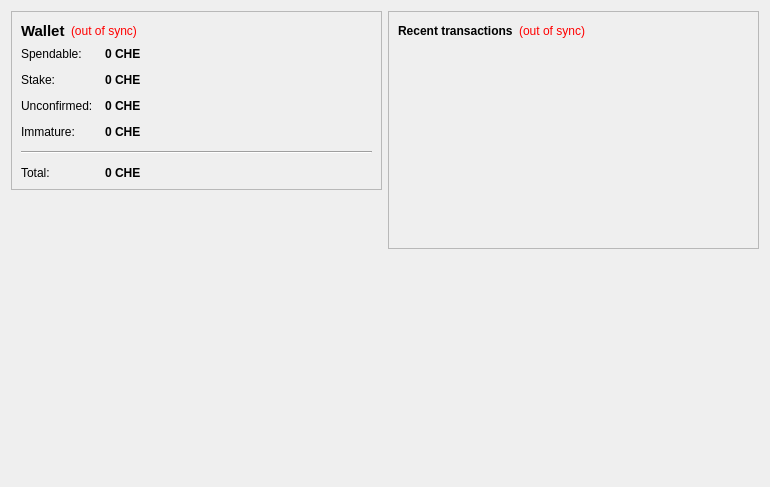
<?xml version="1.0" encoding="UTF-8"?>
<ui version="4.0">
 <class>OverviewPage</class>
 <widget class="QWidget" name="OverviewPage">
  <property name="geometry">
   <rect>
    <x>0</x>
    <y>0</y>
    <width>770</width>
    <height>487</height>
   </rect>
  </property>
  <property name="windowTitle">
   <string>Form</string>
  </property>
  <layout class="QHBoxLayout" name="horizontalLayout" stretch="1,1">
   <item>
    <layout class="QVBoxLayout" name="verticalLayout_2">
     <item>
      <widget class="QFrame" name="frame">
       <property name="frameShape">
        <enum>QFrame::StyledPanel</enum>
       </property>
       <property name="frameShadow">
        <enum>QFrame::Raised</enum>
       </property>
       <layout class="QVBoxLayout" name="verticalLayout_4">
        <item>
         <layout class="QHBoxLayout" name="horizontalLayout_4">
          <item>
           <widget class="QLabel" name="label_5">
            <property name="font">
             <font>
              <pointsize>11</pointsize>
              <weight>75</weight>
              <bold>true</bold>
             </font>
            </property>
            <property name="text">
             <string>Wallet</string>
            </property>
           </widget>
          </item>
          <item>
           <widget class="QLabel" name="labelWalletStatus">
            <property name="toolTip">
             <string>The displayed information may be out of date. Your wallet automatically synchronizes with the Chécoin network after a connection is established, but this process has not completed yet.</string>
            </property>
            <property name="styleSheet">
             <string notr="true">QLabel { color: red; }</string>
            </property>
            <property name="text">
             <string notr="true">(out of sync)</string>
            </property>
            <property name="alignment">
             <set>Qt::AlignLeading|Qt::AlignLeft|Qt::AlignVCenter</set>
            </property>
           </widget>
          </item>
          <item>
           <spacer name="horizontalSpacer_2">
            <property name="orientation">
             <enum>Qt::Horizontal</enum>
            </property>
            <property name="sizeHint" stdset="0">
             <size>
              <width>40</width>
              <height>20</height>
             </size>
            </property>
           </spacer>
          </item>
         </layout>
        </item>
        <item>
         <layout class="QFormLayout" name="formLayout_2">
          <property name="fieldGrowthPolicy">
           <enum>QFormLayout::AllNonFixedFieldsGrow</enum>
          </property>
          <property name="horizontalSpacing">
           <number>12</number>
          </property>
          <property name="verticalSpacing">
           <number>12</number>
          </property>
          <item row="0" column="0">
           <widget class="QLabel" name="label">
            <property name="text">
             <string>Spendable:</string>
            </property>
           </widget>
          </item>
          <item row="0" column="1">
           <widget class="QLabel" name="labelBalance">
            <property name="font">
             <font>
              <weight>75</weight>
              <bold>true</bold>
             </font>
            </property>
            <property name="cursor">
             <cursorShape>IBeamCursor</cursorShape>
            </property>
            <property name="toolTip">
             <string>Your current spendable balance</string>
            </property>
            <property name="text">
             <string notr="true">0 CHE</string>
            </property>
            <property name="textInteractionFlags">
             <set>Qt::LinksAccessibleByMouse|Qt::TextSelectableByKeyboard|Qt::TextSelectableByMouse</set>
            </property>
           </widget>
          </item>
          <item row="1" column="0">
           <widget class="QLabel" name="label_6">
            <property name="text">
             <string>Stake:</string>
            </property>
           </widget>
          </item>
          <item row="1" column="1">
           <widget class="QLabel" name="labelStake">
            <property name="font">
             <font>
              <weight>75</weight>
              <bold>true</bold>
             </font>
            </property>
            <property name="cursor">
             <cursorShape>IBeamCursor</cursorShape>
            </property>
            <property name="toolTip">
             <string>Total of coins that was staked, and do not yet count toward the current balance</string>
            </property>
            <property name="text">
             <string notr="true">0 CHE</string>
            </property>
            <property name="textInteractionFlags">
             <set>Qt::LinksAccessibleByMouse|Qt::TextSelectableByKeyboard|Qt::TextSelectableByMouse</set>
            </property>
           </widget>
          </item>
          <item row="2" column="0">
           <widget class="QLabel" name="label_3">
            <property name="text">
             <string>Unconfirmed:</string>
            </property>
           </widget>
          </item>
          <item row="2" column="1">
           <widget class="QLabel" name="labelUnconfirmed">
            <property name="font">
             <font>
              <weight>75</weight>
              <bold>true</bold>
             </font>
            </property>
            <property name="cursor">
             <cursorShape>IBeamCursor</cursorShape>
            </property>
            <property name="toolTip">
             <string>Total of transactions that have yet to be confirmed, and do not yet count toward the current balance</string>
            </property>
            <property name="text">
             <string notr="true">0 CHE</string>
            </property>
            <property name="textInteractionFlags">
             <set>Qt::LinksAccessibleByMouse|Qt::TextSelectableByKeyboard|Qt::TextSelectableByMouse</set>
            </property>
           </widget>
          </item>
          <item row="3" column="0">
           <widget class="QLabel" name="labelImmatureText">
            <property name="text">
             <string>Immature:</string>
            </property>
           </widget>
          </item>
          <item row="3" column="1">
           <widget class="QLabel" name="labelImmature">
            <property name="font">
             <font>
              <weight>75</weight>
              <bold>true</bold>
             </font>
            </property>
            <property name="toolTip">
             <string>Mined balance that has not yet matured</string>
            </property>
            <property name="text">
             <string notr="true">0 CHE</string>
            </property>
            <property name="textInteractionFlags">
             <set>Qt::LinksAccessibleByMouse|Qt::TextSelectableByKeyboard|Qt::TextSelectableByMouse</set>
            </property>
           </widget>
          </item>
          <item row="4" column="0" colspan="2">
           <widget class="Line" name="line">
            <property name="orientation">
             <enum>Qt::Horizontal</enum>
            </property>
           </widget>
          </item>
          <item row="5" column="0">
           <widget class="QLabel" name="labelTotalText">
            <property name="text">
             <string>Total:</string>
            </property>
           </widget>
          </item>
          <item row="5" column="1">
           <widget class="QLabel" name="labelTotal">
            <property name="font">
             <font>
              <weight>75</weight>
              <bold>true</bold>
             </font>
            </property>
            <property name="cursor">
             <cursorShape>IBeamCursor</cursorShape>
            </property>
            <property name="toolTip">
             <string>Your current total balance</string>
            </property>
            <property name="text">
             <string notr="true">0 CHE</string>
            </property>
            <property name="textInteractionFlags">
             <set>Qt::LinksAccessibleByMouse|Qt::TextSelectableByKeyboard|Qt::TextSelectableByMouse</set>
            </property>
           </widget>
          </item>
         </layout>
        </item>
       </layout>
      </widget>
     </item>
     <item>
      <spacer name="verticalSpacer">
       <property name="orientation">
        <enum>Qt::Vertical</enum>
       </property>
       <property name="sizeHint" stdset="0">
        <size>
         <width>20</width>
         <height>40</height>
        </size>
       </property>
      </spacer>
     </item>
     <item>
      <widget class="QLabel" name="label_2">
       <property name="autoFillBackground">
        <bool>true</bool>
       </property>
       <property name="text">
        <string/>
       </property>
       <property name="pixmap">
        <pixmap resource="../bitcoin.qrc">:/icons/techbg</pixmap>
       </property>
       <property name="scaledContents">
        <bool>false</bool>
       </property>
       <property name="margin">
        <number>0</number>
       </property>
      </widget>
     </item>
    </layout>
   </item>
   <item>
    <layout class="QVBoxLayout" name="verticalLayout_3">
     <item>
      <widget class="QFrame" name="frame_2">
       <property name="frameShape">
        <enum>QFrame::StyledPanel</enum>
       </property>
       <property name="frameShadow">
        <enum>QFrame::Raised</enum>
       </property>
       <layout class="QVBoxLayout" name="verticalLayout">
        <item>
         <layout class="QHBoxLayout" name="horizontalLayout_2">
          <item>
           <widget class="QLabel" name="label_4">
            <property name="text">
             <string>&lt;b&gt;Recent transactions&lt;/b&gt;</string>
            </property>
           </widget>
          </item>
          <item>
           <widget class="QLabel" name="labelTransactionsStatus">
            <property name="toolTip">
             <string>The displayed information may be out of date. Your wallet automatically synchronizes with the Chécoin network after a connection is established, but this process has not completed yet.</string>
            </property>
            <property name="styleSheet">
             <string notr="true">QLabel { color: red; }</string>
            </property>
            <property name="text">
             <string notr="true">(out of sync)</string>
            </property>
            <property name="alignment">
             <set>Qt::AlignRight|Qt::AlignTrailing|Qt::AlignVCenter</set>
            </property>
           </widget>
          </item>
          <item>
           <spacer name="horizontalSpacer">
            <property name="orientation">
             <enum>Qt::Horizontal</enum>
            </property>
            <property name="sizeHint" stdset="0">
             <size>
              <width>40</width>
              <height>20</height>
             </size>
            </property>
           </spacer>
          </item>
         </layout>
        </item>
        <item>
         <widget class="QListView" name="listTransactions">
          <property name="styleSheet">
           <string notr="true">QListView { background: transparent; }</string>
          </property>
          <property name="frameShape">
           <enum>QFrame::NoFrame</enum>
          </property>
          <property name="verticalScrollBarPolicy">
           <enum>Qt::ScrollBarAlwaysOff</enum>
          </property>
          <property name="horizontalScrollBarPolicy">
           <enum>Qt::ScrollBarAlwaysOff</enum>
          </property>
          <property name="selectionMode">
           <enum>QAbstractItemView::NoSelection</enum>
          </property>
         </widget>
        </item>
       </layout>
      </widget>
     </item>
     <item>
      <spacer name="verticalSpacer_2">
       <property name="orientation">
        <enum>Qt::Vertical</enum>
       </property>
       <property name="sizeHint" stdset="0">
        <size>
         <width>20</width>
         <height>40</height>
        </size>
       </property>
      </spacer>
     </item>
    </layout>
   </item>
  </layout>
 </widget>
 <resources/>
 <connections/>
</ui>
